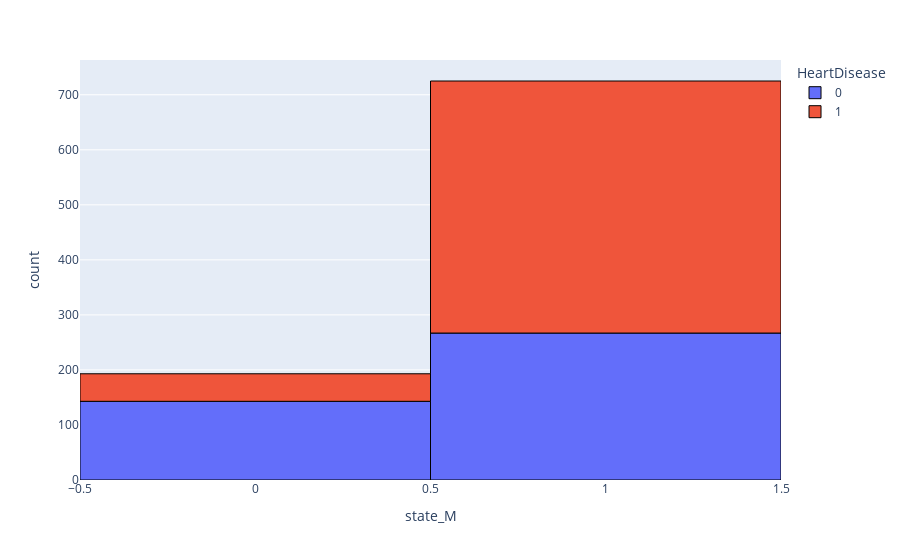

The cell this chart's notebook holds for it:
### Code cell
print (f'Una persona Femenina tiene una probabilidad de {round(heart[heart["state_M"]==0]["HeartDisease"].mean()*100,2)} % de tener una enfermedad cardíaca. ')
print (f'Una persona Masculina tiene una probabilidad de {round(heart[heart["state_M"]==1]["HeartDisease"].mean()*100,2)} % de tener una enfermedad cardíaca. ')

fig = px.histogram(heart, x="state_M", color="HeartDisease")
fig.update_traces(marker_line_color='rgb(0,0,0)',
                  marker_line_width=1)
fig.show()

### Figure 1 — Plotly figure (JSON) as saved in the notebook; plotly's stock layout.template omitted (floating-point values rounded to 4 significant figures; data arrays with more than 128 entries replaced by an {"elided": "..."} marker saying what was removed)
{"data": [{"alignmentgroup": "True", "bingroup": "x", "hovertemplate": "HeartDisease=0<br>state_M=%{x}<br>count=%{y}<extra></extra>", "legendgroup": "0", "marker": {"color": "#636efa", "line": {"color": "rgb(0,0,0)", "width": 1}, "pattern": {"shape": ""}}, "name": "0", "offsetgroup": "0", "orientation": "v", "showlegend": true, "type": "histogram", "x": {"elided": "410 int values"}, "xaxis": "x", "yaxis": "y"}, {"alignmentgroup": "True", "bingroup": "x", "hovertemplate": "HeartDisease=1<br>state_M=%{x}<br>count=%{y}<extra></extra>", "legendgroup": "1", "marker": {"color": "#EF553B", "line": {"color": "rgb(0,0,0)", "width": 1}, "pattern": {"shape": ""}}, "name": "1", "offsetgroup": "1", "orientation": "v", "showlegend": true, "type": "histogram", "x": {"elided": "508 int values"}, "xaxis": "x", "yaxis": "y"}], "layout": {"barmode": "relative", "legend": {"title": {"text": "HeartDisease"}, "tracegroupgap": 0}, "margin": {"t": 60}, "xaxis": {"anchor": "y", "domain": [0, 1], "title": {"text": "state_M"}}, "yaxis": {"anchor": "x", "domain": [0, 1], "title": {"text": "count"}}}}
